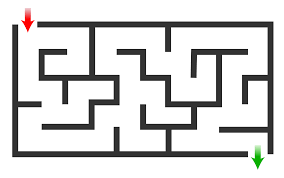
#> input picture color-filter/ilk.png, 284 x 178 px
$ python d3.py
#> lines starting #> are read from the running program, lines starting #| are printed output that depends on the picture; after the words box and inside, x2 and y2 are one past the last pixel; in counts of white or black regions, pixels touching at a corner belong together
import cv2
import numpy as np

frame = cv2.imread('ilk.png', 1)
#> frame is the input picture: shape (178, 284, 3); mean B, G, R 214.5, 214.9, 215.1
tt = cv2.imread('ilk.png', 1)
tt2 = cv2.imread('ilk.png', 1)
hsv = cv2.cvtColor(frame, cv2.COLOR_BGR2HSV)
#> hsv: shape (178, 284, 3); mean H, S, V 0.4, 1.1, 215.4

lower_red = np.array([10, 10, 10])

upper_red = np.array([255, 255, 255])

mask = cv2.inRange(hsv, lower_red, upper_red)
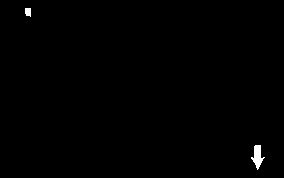
#> mask: shape (178, 284); 0.43% white; 2 white regions, box (x1, y1, x2, y2) and area: (251, 145, 265, 170) 171, (25, 8, 31, 17) 47
res = cv2.bitwise_and(frame, frame, mask=mask)
mask2=cv2.bitwise_not(mask,None,None);

#res2 = cv2.bitwise_xor(frame,,mask,mask=mask)

print(upper_red,upper_red.dtype,upper_red.shape)


[r,c]= tt.shape[:2]
#> r = 178; c = 284
print(r,c)
#| 178 284
r=r-1
#> r = 177
c=c-1
#> c = 283
dd=1
print(mask[162,260])
#| 255
for i in range(0,c):
    for j in range(0, r):
        #print(j,i)
        #print(mask[j,i])
        if mask[j,i] == 255:
            dd = dd + 1
            print("girdi")
            print(dd)
            tt[j][i][1] =255
            tt[j][i][0] = 255
            tt[j][i][2] = 255
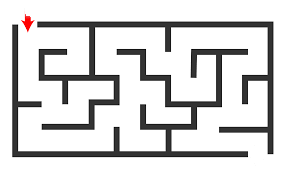
#> tt: shape (178, 284, 3); 0.43% of pixels changed, all inside (x1, y1, x2, y2) = (25, 8, 265, 170)
#> after the loop, dd = 219


#res2[159,260,0] = 0
#res2[159,260,1] = 0
#res2[159,260,2] = 0

cv2.imshow('frame', frame)
cv2.imshow('mask', mask)
#cv2.imshow('res', res)
cv2.imshow('tt', tt)
cv2.imshow('tt2', tt2)
kt=cv2.imread('kt.png',1)
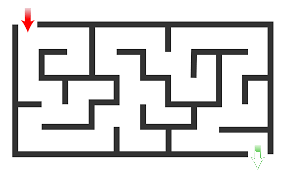
#> input picture color-filter/kt.png, 284 x 178 px
#> kt is the input picture: shape (178, 284, 3); mean B, G, R 214.9, 215, 215.5
cv2.imshow('kt', kt)
#cv2.imwrite('kt.png',tt)


k = cv2.waitKey(0)
#> (key Esc is pressed here)

cv2.destroyAllWindows()
